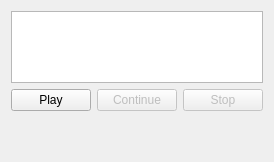
                <widget class="QWidget" name="tabScript_2">
                 <attribute name="title">
                  <string>Script</string>
                 </attribute>
                 <layout class="QVBoxLayout" name="verticalLayout_79">
                  <item>
                   <widget class="QListWidget" name="listScript">
                    <property name="sizeAdjustPolicy">
                     <enum>QAbstractScrollArea::AdjustToContents</enum>
                    </property>
                   </widget>
                  </item>
                  <item>
                   <layout class="QHBoxLayout" name="horizontalLayout_24">
                    <item>
                     <widget class="QPushButton" name="btnScriptPlay">
                      <property name="text">
                       <string>Play</string>
                      </property>
                     </widget>
                    </item>
                    <item>
                     <widget class="QPushButton" name="btnScriptNext">
                      <property name="enabled">
                       <bool>false</bool>
                      </property>
                      <property name="text">
                       <string>Continue</string>
                      </property>
                     </widget>
                    </item>
                    <item>
                     <widget class="QPushButton" name="btnScriptStop">
                      <property name="enabled">
                       <bool>false</bool>
                      </property>
                      <property name="text">
                       <string>Stop</string>
                      </property>
                     </widget>
                    </item>
                   </layout>
                  </item>
                  <item>
                   <spacer name="verticalSpacer_6">
                    <property name="orientation">
                     <enum>Qt::Vertical</enum>
                    </property>
                    <property name="sizeHint" stdset="0">
                     <size>
                      <width>20</width>
                      <height>40</height>
                     </size>
                    </property>
                   </spacer>
                  </item>
                 </layout>
                </widget>
